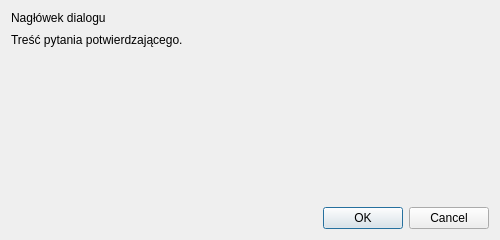
<?xml version="1.0" encoding="UTF-8"?>
<ui version="4.0">
 <class>ConfirmDialog</class>
 <widget class="QDialog" name="ConfirmDialog">
  <property name="geometry"><rect><x>0</x><y>0</y><width>500</width><height>240</height></rect></property>
  <property name="windowTitle"><string>PySkryptor</string></property>
  <layout class="QVBoxLayout" name="verticalLayout">
   <property name="spacing"><number>8</number></property>
   <item><widget class="QLabel" name="headerLabel"><property name="text"><string>Nagłówek dialogu</string></property><property name="wordWrap"><bool>true</bool></property></widget></item>
   <item><widget class="QLabel" name="messageLabel"><property name="text"><string>Treść pytania potwierdzającego.</string></property><property name="wordWrap"><bool>true</bool></property></widget></item>
   <item><spacer name="verticalSpacer"><property name="orientation"><enum>Qt::Vertical</enum></property><property name="sizeHint" stdset="0"><size><width>20</width><height>40</height></size></property></spacer></item>
   <item><widget class="QDialogButtonBox" name="buttonBox"><property name="standardButtons"><set>QDialogButtonBox::Ok|QDialogButtonBox::Cancel</set></property></widget></item>
  </layout>
 </widget>
 <resources/>
 <connections/>
</ui>
